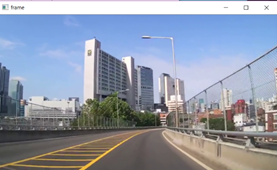
//> input picture 5.png, 277 x 170 px
$ ./hsv1   (built with g++ and OpenCV 4)
//> lines starting //> are read from the running program, lines starting //| are printed output that depends on the picture; after the words box and inside, x2 and y2 are one past the last pixel; in counts of white or black regions, pixels touching at a corner belong together
#include <opencv2/opencv.hpp>
using namespace cv;
using namespace std;

//Hough Transform 파라미터
float rho = 2; // distance resolution in pixels of the Hough grid
float theta = 1 * CV_PI / 180; // angular resolution in radians of the Hough grid
float hough_threshold = 15;	 // minimum number of votes(intersections in Hough grid cell)
float minLineLength = 10; //minimum number of pixels making up a line
float maxLineGap = 20;	//maximum gap in pixels between connectable line segments


//차선 색깔 범위
Scalar lower_white = Scalar(200, 200, 200); //흰색 차선 (RGB)
Scalar upper_white = Scalar(255, 255, 255);
Scalar lower_yellow = Scalar(10, 100, 100); //노란색 차선 (HSV)
Scalar upper_yellow = Scalar(40, 255, 255);


Mat roi(Mat img_edges, Point *points)
{
	Mat img_mask(img_edges.size(), img_edges.type());
	//사이즈 똑같은 빈행렬 생성

	//Scalar ignore_mask_color = Scalar(255, 255, 255);
	const Point* ppt[1] = { points }; //사다리꼴
	int npt[] = { 4 }; //꼭지점 수

	//검정빈창에 사다리꼴 흰색으로 채움
	fillPoly(img_mask, ppt, npt, 1, Scalar(255, 255, 255), LINE_8);

	//returning the image only where mask pixels are nonzero
	Mat img_masked(img_edges.size(), img_edges.type());
	bitwise_and(img_edges, img_mask, img_masked); //원래이미지랑 흰사다리꼴이미지랑 and연산해서 리턴


	return img_masked;
}

void filter_colors(Mat _img_bgr, Mat &img_filtered)
{
	UMat img_bgr;
	_img_bgr.copyTo(img_bgr);
	UMat img_hsv, img_combine;
	UMat white_mask, white_image;
	UMat yellow_mask, yellow_image;


	//Filter white pixels
	inRange(img_bgr, lower_white, upper_white, white_mask); //white_mask에 흰색,검정만
	bitwise_and(img_bgr, img_bgr, white_image, white_mask);
	//mask 범위내 두 행렬의 비트연산 white_image에 저장
	cvtColor(img_bgr, img_hsv, COLOR_BGR2HSV); //bgr에서 hsv로 변환

	//Filter yellow pixels( Hue 30 )


	inRange(img_hsv, lower_yellow, upper_yellow, yellow_mask); //노랑이만
	bitwise_and(img_bgr, img_bgr, yellow_image, yellow_mask);


	//Combine the two above images
	addWeighted(white_image, 1.0, yellow_image, 1.0, 0.0, img_combine);


	img_combine.copyTo(img_filtered);
}


int main(){
	Mat srcImage = imread("5.png");
//> srcImage is the input picture: 170 rows x 277 cols, CV_8UC3; mean B, G, R 170.1, 153.4, 144.9
	Mat dst(srcImage.size(), srcImage.type());
	int width = srcImage.cols;
//> width = 277
	int height = srcImage.rows;
//> height = 170

	Point points[4];
		points[0] = Point(width * 0.1, height);
		points[1] = Point(width * 0.4, height *0.5);
		points[2] = Point(width * 0.6, height*0.5);
		points[3] = Point(width * 0.9, height);


	filter_colors(srcImage,dst);
//> in filter_colors, `inRange(img_bgr, lower_white, upper_white, white_mask);`:
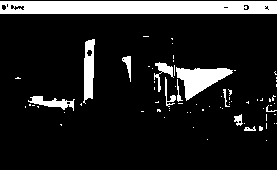
//> white_mask: 170 rows x 277 cols, CV_8UC1; 13% white; 74 white regions (62 under 20 px), largest, box (x1, y1, x2, y2) and area: (0, 1, 277, 14) 3518, (176, 67, 233, 101) 956, (83, 39, 95, 104) 538
//> in filter_colors, `bitwise_and(img_bgr, img_bgr, white_image, white_mask);`:
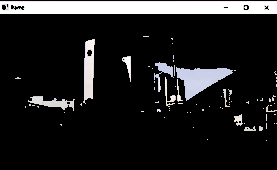
//> white_image: 170 rows x 277 cols, CV_8UC3; mean B, G, R 31.6, 30.9, 31.1
//> in filter_colors, `cvtColor(img_bgr, img_hsv, COLOR_BGR2HSV);`: img_hsv: 170 rows x 277 cols, CV_8UC3; mean H, S, V 73.4, 57.2, 178.6
//> in filter_colors, `inRange(img_hsv, lower_yellow, upper_yellow, yellow_mask);`:
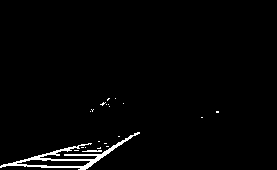
//> yellow_mask: 170 rows x 277 cols, CV_8UC1; 1.9% white in thin lines or dots, all inside (x1, y1, x2, y2) = (0, 98, 219, 170)
	//dst = roi(dst,points);
	imshow("fds",dst);
	waitKey();
	return 0;
}

$ run again, with 1.png copied over 5.png
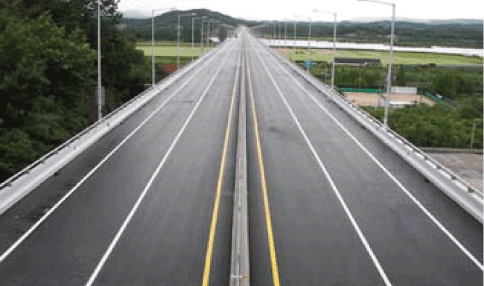
//> input picture 1.png, 484 x 286 px
//> srcImage is the input picture: 286 rows x 484 cols, CV_8UC3; mean B, G, R 114.1, 118.3, 116.8
//> in filter_colors, `inRange(img_bgr, lower_white, upper_white, white_mask);`:
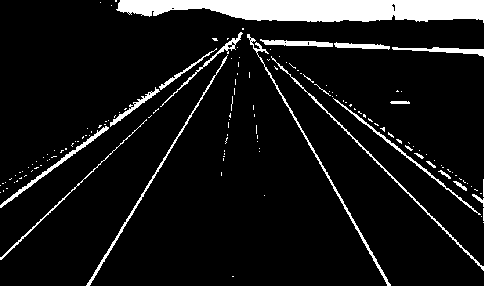
//> white_mask: 286 rows x 484 cols, CV_8UC1; 8.7% white; 147 white regions (127 under 20 px), largest, box (x1, y1, x2, y2) and area: (116, 0, 484, 23) 6493, (247, 34, 391, 286) 720, (86, 55, 228, 286) 615
//> img_hsv: 286 rows x 484 cols, CV_8UC3; mean H, S, V 55.9, 29.1, 121.2
//> yellow_mask: 286 rows x 484 cols, CV_8UC1; 1.3% white in thin lines or dots, all inside (x1, y1, x2, y2) = (78, 37, 483, 286)
//> in filter_colors, `addWeighted(white_image, 1.0, yellow_image, 1.0, 0.0, img_combine);`:
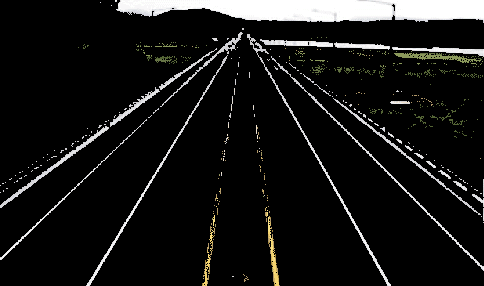
//> img_combine: 286 rows x 484 cols, CV_8UC3; mean B, G, R 21.9, 22.6, 22.6

$ run again, with 2.png copied over 5.png
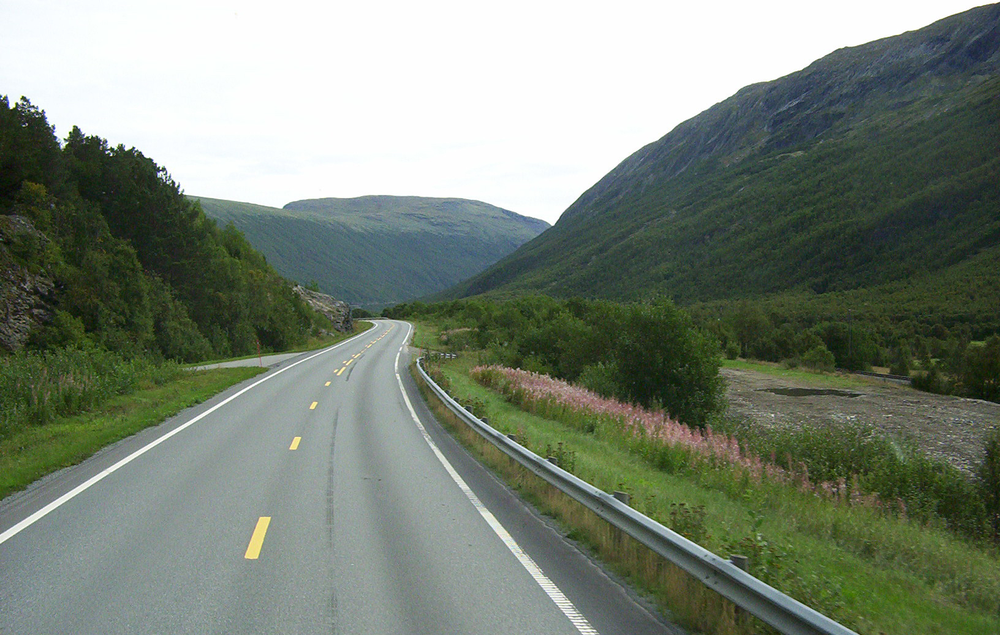
//> input picture 2.png, 1000 x 635 px, shrunk from 1632 x 1036 before the run
//> srcImage is the input picture: 635 rows x 1000 cols, CV_8UC3; mean B, G, R 118.1, 131.6, 121.4
//> in filter_colors, `inRange(img_bgr, lower_white, upper_white, white_mask);`:
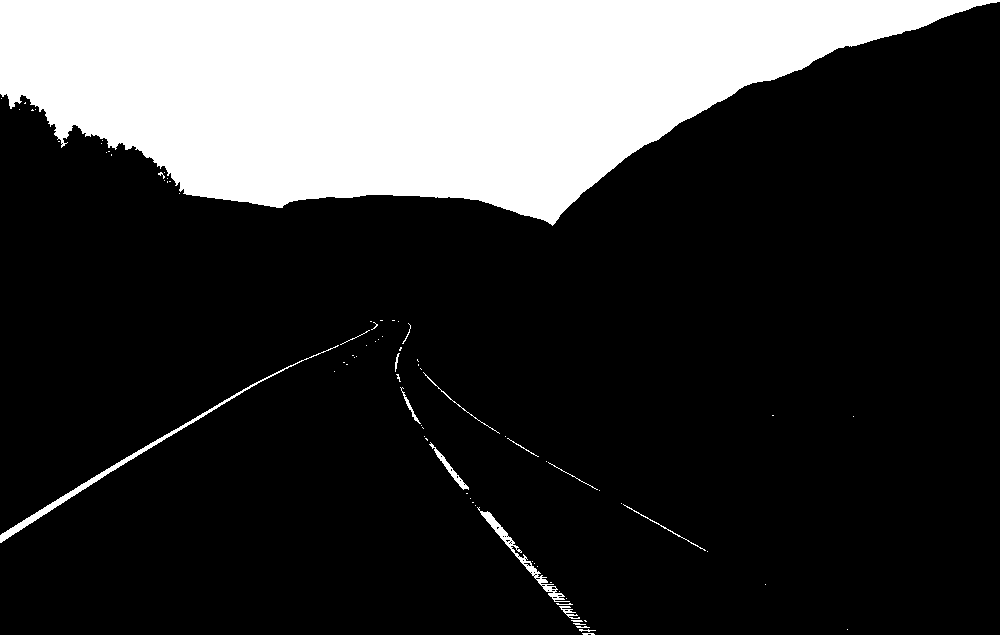
//> white_mask: 635 rows x 1000 cols, CV_8UC1; 22.4% white; 81 white regions (63 under 20 px), largest, box (x1, y1, x2, y2) and area: (0, 0, 1000, 226) 138644, (0, 345, 339, 543) 1506, (477, 507, 570, 602) 796
//> img_hsv: 635 rows x 1000 cols, CV_8UC3; mean H, S, V 56.1, 61, 133.3
//> yellow_mask: 635 rows x 1000 cols, CV_8UC1; 2.4% white in thin lines or dots
//> in filter_colors, `addWeighted(white_image, 1.0, yellow_image, 1.0, 0.0, img_combine);`:
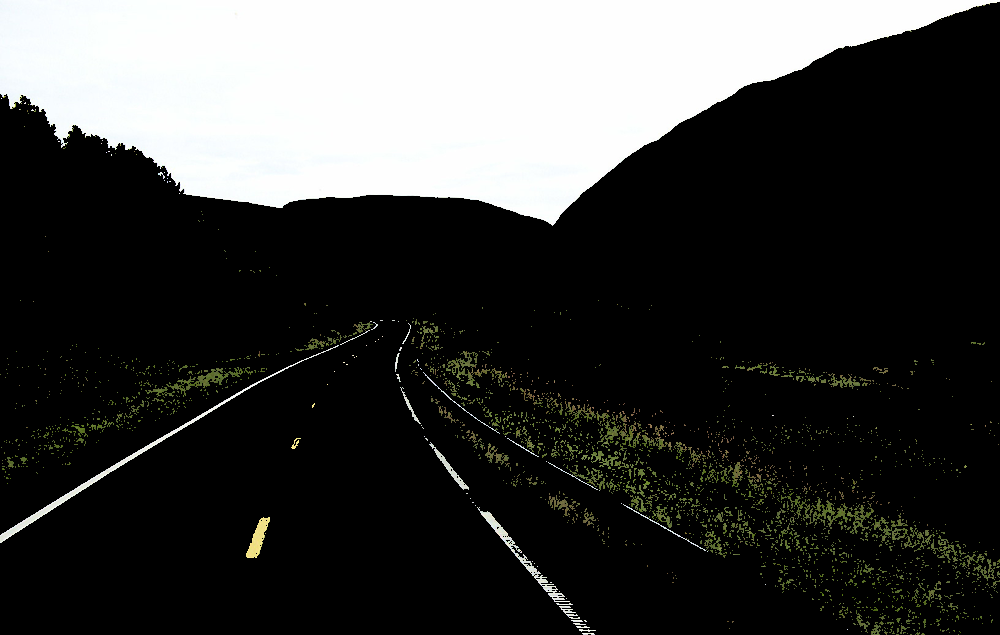
//> img_combine: 635 rows x 1000 cols, CV_8UC3; mean B, G, R 58, 59.4, 58.8
